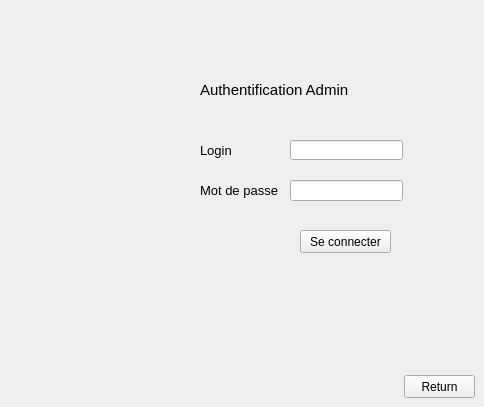
   <widget class="QWidget" name="page_9">
    <widget class="QLabel" name="label_19">
     <property name="geometry">
      <rect>
       <x>200</x>
       <y>80</y>
       <width>171</width>
       <height>21</height>
      </rect>
     </property>
     <property name="text">
      <string>&lt;html&gt;&lt;head/&gt;&lt;body&gt;&lt;p&gt;&lt;span style=&quot; font-size:11pt;&quot;&gt;Authentification Admin&lt;/span&gt;&lt;/p&gt;&lt;/body&gt;&lt;/html&gt;</string>
     </property>
    </widget>
    <widget class="QLabel" name="label_20">
     <property name="geometry">
      <rect>
       <x>200</x>
       <y>140</y>
       <width>51</width>
       <height>21</height>
      </rect>
     </property>
     <property name="text">
      <string>&lt;html&gt;&lt;head/&gt;&lt;body&gt;&lt;p&gt;&lt;span style=&quot; font-size:10pt;&quot;&gt;Login&lt;/span&gt;&lt;/p&gt;&lt;/body&gt;&lt;/html</string>
     </property>
    </widget>
    <widget class="QLineEdit" name="lineEdit_15">
     <property name="geometry">
      <rect>
       <x>290</x>
       <y>140</y>
       <width>113</width>
       <height>20</height>
      </rect>
     </property>
    </widget>
    <widget class="QPushButton" name="pushButton_25">
     <property name="geometry">
      <rect>
       <x>300</x>
       <y>230</y>
       <width>91</width>
       <height>23</height>
      </rect>
     </property>
     <property name="text">
      <string>Se connecter</string>
     </property>
    </widget>
    <widget class="QLabel" name="label_21">
     <property name="geometry">
      <rect>
       <x>200</x>
       <y>180</y>
       <width>101</width>
       <height>21</height>
      </rect>
     </property>
     <property name="text">
      <string>&lt;html&gt;&lt;head/&gt;&lt;body&gt;&lt;p&gt;&lt;span style=&quot; font-size:10pt;&quot;&gt;Mot de passe&lt;/span&gt;&lt;/p&gt;&lt;/body&gt;&lt;/html&gt;</string>
     </property>
    </widget>
    <widget class="QLineEdit" name="lineEdit_16">
     <property name="geometry">
      <rect>
       <x>290</x>
       <y>180</y>
       <width>113</width>
       <height>21</height>
      </rect>
     </property>
     <property name="echoMode">
      <enum>QLineEdit::Password</enum>
     </property>
    </widget>
    <widget class="QPushButton" name="pushButton_54">
     <property name="geometry">
      <rect>
       <x>404</x>
       <y>375</y>
       <width>71</width>
       <height>23</height>
      </rect>
     </property>
     <property name="text">
      <string>Return</string>
     </property>
    </widget>
   </widget>
